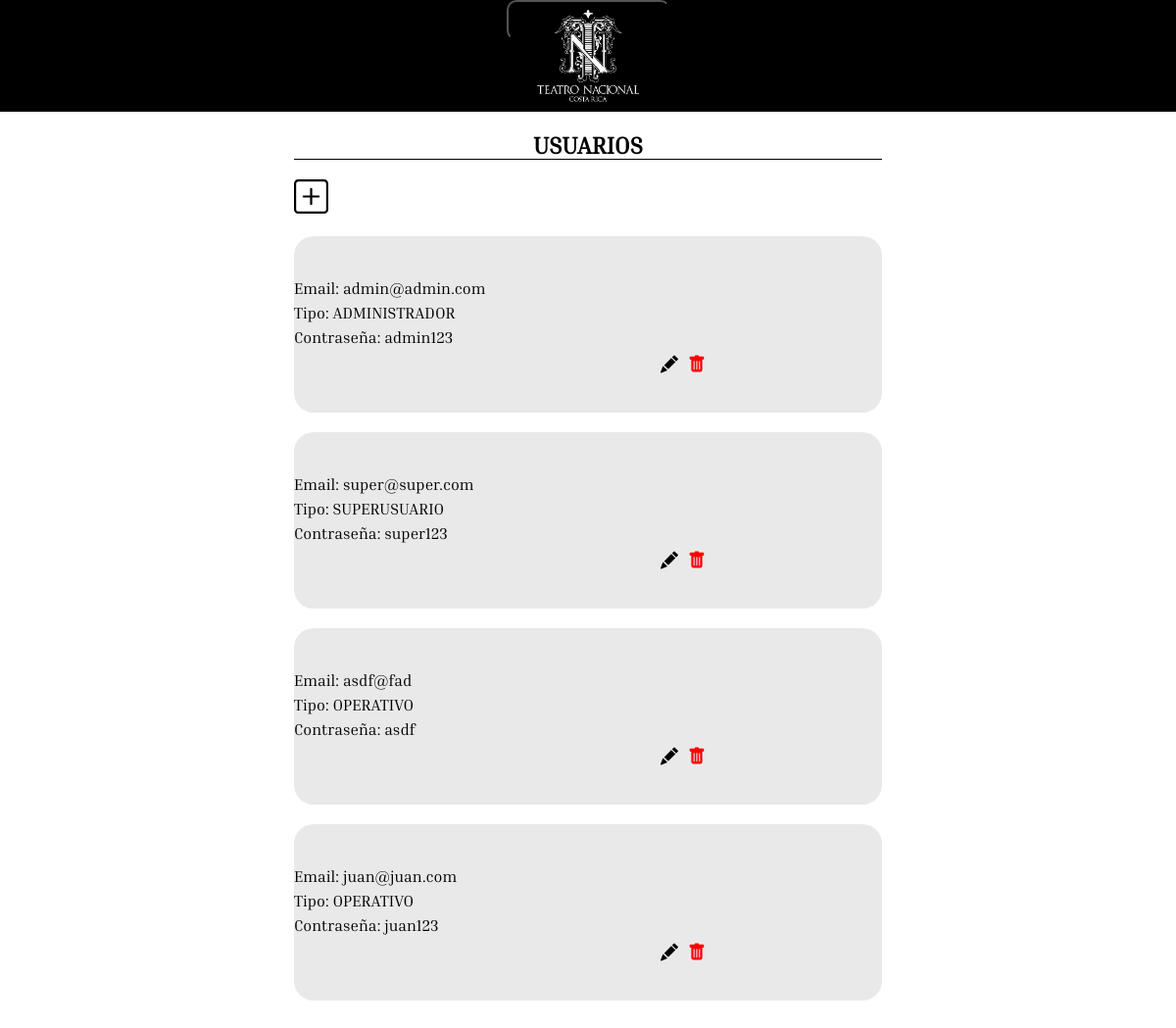
/listaUsuarios/, run on the app's committed database.
### modelo/models.py (models this page shows, shortened)
class Usuario(models.Model):
    class TUsuario(models.TextChoices):
        ADMINISTRADOR = 'ADMINISTRADOR', 'ADMINISTRADOR'
        SUPERUSUARIO = 'SUPERUSUARIO', 'SUPERUSUARIO'
        OPERATIVO = 'OPERATIVO', 'OPERATIVO'
    tUsuario = models.CharField(max_length=25 , choices=TUsuario.choices, default=TUsuario.OPERATIVO)
    contrasena = models.CharField(max_length=100)
    email = models.CharField(max_length=100, unique=True)

### modelo/views.py (the view)
# urls.py: path('listaUsuarios/', views.listUsers, name='listUsuarios'),
def listUsers(request):
    usuarios = Usuario.objects.all()
    return render(request, 'listaUsuarios.html', { 'usuarios' : usuarios })

### modelo/templates/listaUsuarios.html (shortened to what this page needs)
{% extends 'baseSuper.html' %}
{% block content %}
{% load static %}
<div class="tituloLista">
    <h2>USUARIOS</h2>
</div>
<form action="agregarUsuario/">
    <div id="agregarbotonContainer">
        <button id="agregarBoton">
        </button>
    </div>
</form>
<div id="listaGeneralContainer">
    {% for usuario in usuarios %}
    <div class="cardEstandar" action="elementoInfoAdmin">
        <div class="cardInfo">
            <div class="filaCard"><span>Email: {{usuario.email}}</span></div>
            <div class="filaCard"><span>Tipo: {{usuario.tUsuario}}</span></div>
            <div class="filaCard"><span>Contraseña: {{usuario.contrasena}}</span></div>
            <div class="filaCard fila_rowR">
                <form action="deleteUsuario/{{usuario.id}}" method="post">
                    <button class="botonCard botonesColor">
                    </button>
                </form>
                <form action="updateUsuario/{{usuario.id}}">
                    <button class="botonCard">
                    </button>
                </form>
            </div>
        </div>
    </div>
    {% endfor %}
</div>
</div>
{% endblock content %}

### modelo/static/styles/admins.css (style rules this page uses)
* { margin: 0px; padding: 0px; font-family:'Inria Serif'; }
html { width:100vw; height:100vh; }
body { background-color: rgb(255, 255, 255); position : absolute; width : 100%; height : 100%; overflow-x: hidden; overflow-y: auto; }
.tituloLista { width: 600px; display: flex; flex-direction: column; align-items: center; margin-top: 20px; margin-bottom: 20px; border-bottom: 1px solid black; }
#agregarbotonContainer { width: 600px; display: flex; flex-direction: row; align-items: flex-start; }
#agregarBoton { background: none; border:none; }
#listaGeneralContainer { height: auto; }
.cardEstandar { width: 600px; height: 180px; margin-top: 20px; background-color: #EAE9E9; border-radius: 20px; display: flex; flex-direction: row; align-items: center; }
.filaCard { width: 430px; margin-top: 5px; }
.fila_rowR { display: flex; flex-direction: row-reverse; }
.botonCard { background: none; display: flex; flex-direction: row-reverse; margin-right: 10px; border:none; cursor: pointer; }
.botonesColor { color: red; }

### data on the page
Usuario: email "admin@admin.com", tUsuario "ADMINISTRADOR", contrasena "admin123"
Usuario: email "super@super.com", tUsuario "SUPERUSUARIO", contrasena "super123"
Usuario: email "asdf@fad", tUsuario "OPERATIVO", contrasena "asdf"
Usuario: email "juan@juan.com", tUsuario "OPERATIVO", contrasena "juan123"
